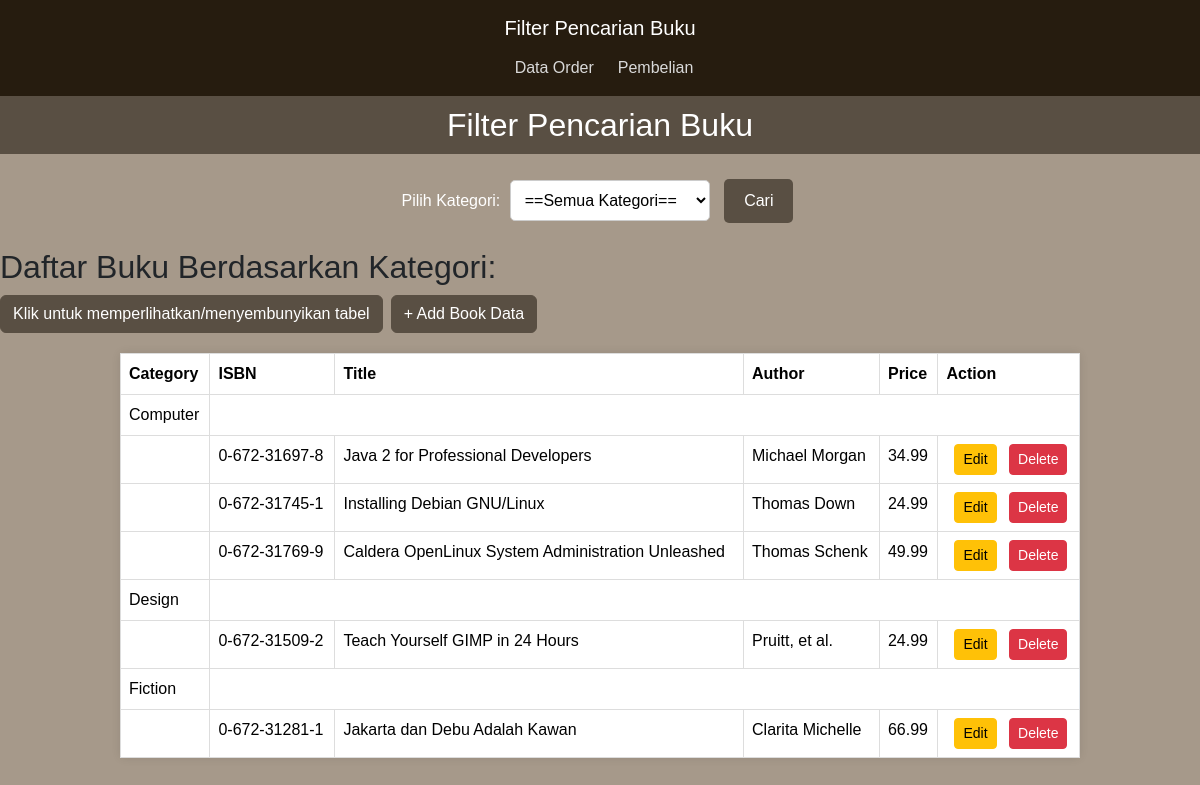
Before: / with the older database file.
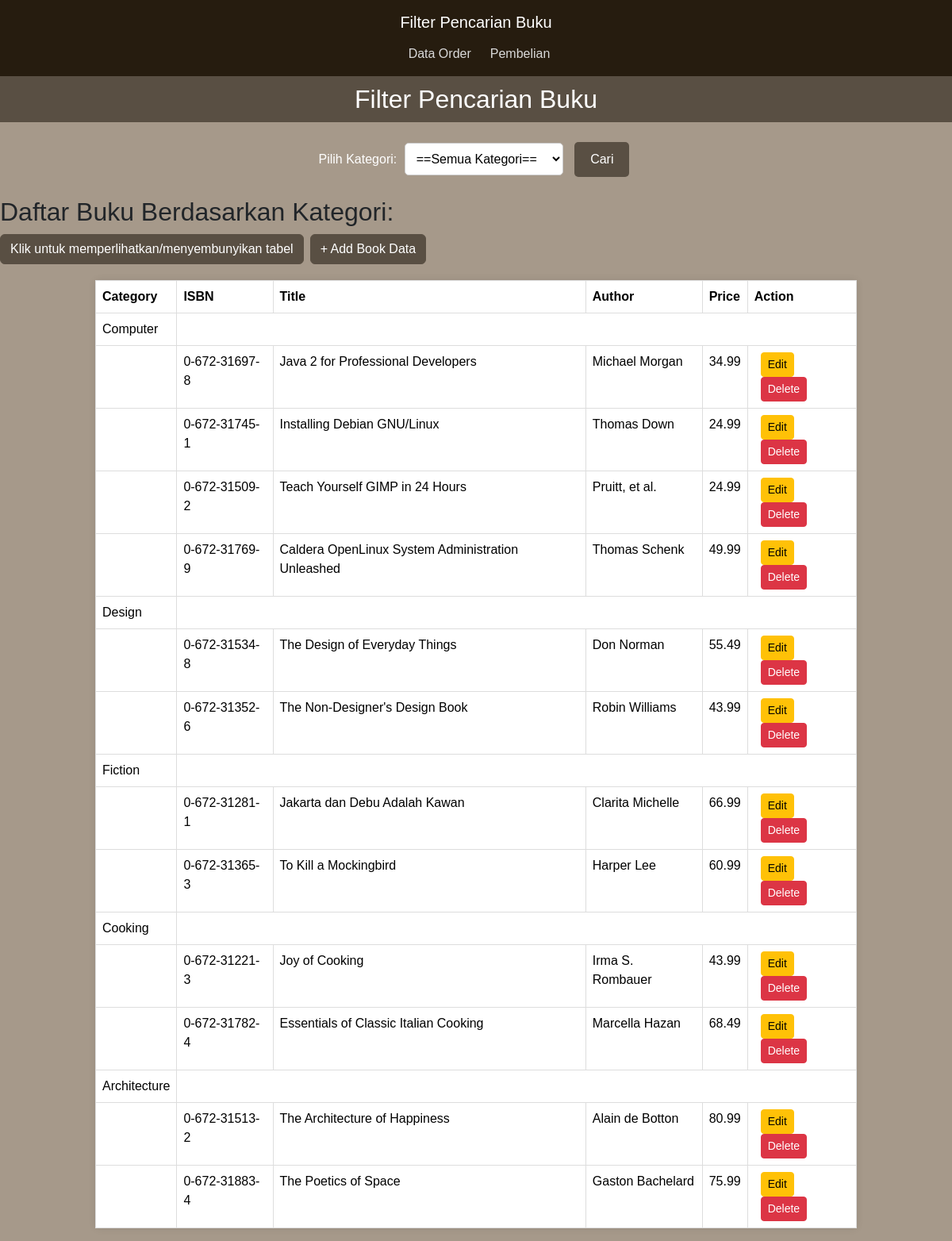
After: the same page with the newer database file.
### tables this page shows
CREATE TABLE `books` (
  `isbn` varchar(13) NOT NULL,
  `author` varchar(50) DEFAULT NULL,
  `title` varchar(100) DEFAULT NULL,
  `price` float(4,2) DEFAULT NULL,
  `categoryid` int(11) NOT NULL,
  `status` tinyint(1) DEFAULT 0
);

### index.php (the view, shortened to what this page needs)
<!DOCTYPE html>
<html>
<head>
    <link href="https://cdn.jsdelivr.net/npm/bootstrap@5.3.2/dist/css/bootstrap.min.css" rel="stylesheet"
>
    <link rel="stylesheet" href="css/index.css">
</head>
<body>
    <nav class="navbar navbar-expand-lg navbar-light custom-bg">
        <div class="container">
            <a class="navbar-brand" href="./index.php">Filter Pencarian Buku</a>
            <div class="collapse navbar-collapse" id="navbarNav">
                <ul class="navbar-nav ml-auto">
                    <li class="nav-item">
                        <a class="nav-link" href="./data_order.php">Data Order</a>
                    </li>
                    <li class="nav-item">
                        <a class="nav-link" href="./pembelian.php">Pembelian</a>
                    </li>
                </ul>
            </div>
        </div>
    </nav>
    <div class="container">
        <h1>Filter Pencarian Buku</h1>
        <form method="post" action="index.php">
            Pilih Kategori:
            <select name="categoryid">
                <option value="" disabled selected>==Semua Kategori==</option>
            </select>
            <input type="submit" name="cari" value="Cari">
        </form>
        <?php
        require_once('./db.php');
        $sqlCategory = "SELECT DISTINCT categoryid FROM books";
        $resultCategory = $db->query($sqlCategory);
        if ($resultCategory->num_rows > 0) {
            echo "<h2>Daftar Buku Berdasarkan Kategori:</h2>";
            echo "<button onclick=\"toggleCategoryTable()\" class=\"btn btn-primary\">Klik untuk memperlihatkan/menyembunyikan tabel</button>";
            echo "<a href=\"./book_handler/add_book.php\" class=\"btn btn-primary\">+ Add Book Data</a>";
            echo "<table id='categoryTable' class='table'>";
            echo "<thead><tr><th>Category</th><th>ISBN</th><th>Title</th><th>Author</th><th>Price</th><th>Action</th></tr></thead>";
            echo "<tbody>";
            while ($rowCategory = $resultCategory->fetch_assoc()) {
                $categoryId = $rowCategory['categoryid'];
                $categoryName = getCategoryName($categoryId);
                echo "<tr><td>$categoryName</td></tr>";
                $sqlBooks = "SELECT * FROM books WHERE categoryid = $categoryId";
                $resultBooks = $db->query($sqlBooks);
                while ($rowBook = $resultBooks->fetch_assoc()) {
                    echo "<tr>";
                    echo "<td></td>";
                    echo "<td>" . $rowBook['isbn'] . "</td>";
                    echo "<td>" . $rowBook['title'] . "</td>";
                    echo "<td>" . $rowBook['author'] . "</td>";
                    echo "<td>" . $rowBook['price'] . "</td>";
                    echo '<td><a class="btn btn-warning btn-sm" href="./book_handler/edit_book.php?isbn=' . $rowBook['isbn'] . '">Edit</a>&nbsp;<a class="btn btn-danger btn-sm" href="./book_handler/confirm_delete_book.php?isbn=' . $rowBook['isbn'] . '">Delete</a></td>';
                    echo "</tr>";
                }
            }
            echo "</tbody>";
            echo "</table>";
        }
        function getCategoryName($categoryId)
        {
            $categories = [
                "1" => "Computer",
                "2" => "Design",
                "3" => "Fiction",
                "4" => "Cooking",
                "5" => "Architecture"
            ];
            return isset($categories[$categoryId]) ? $categories[$categoryId] : "Unknown";
        }
        ?>
    </div>
</body>
</html>

### css/index.css (style rules this page uses)
.container { margin: 0; padding: 0; max-width: initial; }
.navbar>.container { display: flex; flex-direction: column; align-content: space-around; flex-wrap: wrap; align-items: center; }
.btn-primary, .btn-primary:hover, .btn-primary:active, .btn-primary:visited { background-color: #594F43 !important; border-color: #594F43 !important; }
body, h1, form { margin: 0; padding: 0; }
body { font-family: Arial, sans-serif; background-color: #A6998A; }
h1 { background-color: #594F43; color: #fff; padding: 10px; text-align: center; font-family: Arial, sans-serif; font-size: 2rem; }
form { margin: 20px; text-align: center; color: #fff; }
table { width: 80% !important; margin: 20px auto; border-collapse: collapse; background-color: #fff; box-shadow: 0 0 10px rgba(0, 0, 0, 0.1); border-radius: 5px; }
a { margin-left: 0.5rem; }
table, th, td { border: 1px solid #ddd; padding: 8px; text-align: left; }
th { background-color: #333; color: #fff; }
tr:nth-child(even) { background-color: #f2f2f2; }
input[type="date"], input[type="submit"] { padding: 10px; margin: 5px; border: 1px solid #ccc; border-radius: 5px; }
select[name="categoryid"] { padding: 10px; margin: 5px; border: 1px solid #ccc; border-radius: 5px; width: 200px; font-size: 16px; background-color: #fff; }
input[type="submit"][name="cari"] { padding: 10px 20px; margin: 5px; background-color: #594F43 ; color: #fff; border: none; border-radius: 5px; cursor: pointer; transition: background-color 0.3s; }
.custom-bg { background-color: #261C0F; color: #fff; }
.navbar-nav .nav-link { color: #D9D9D9; }
.navbar-brand { color: #fff; margin: 0; }

Changed rows visible on the page:
changed books "Teach Yourself GIMP in 24 Hours": moves from the list under "Design" to the list under "Computer"
added books: isbn "0-672-31534-8", title "The Design of Everyday Things", author "Don Norman", price "55.49", shown under "Design"
added books: isbn "0-672-31352-6", title "The Non-Designer's Design Book", author "Robin Williams", price "43.99", shown under "Design"
added books: isbn "0-672-31365-3", title "To Kill a Mockingbird", author "Harper Lee", price "60.99", shown under "Fiction"
added books: isbn "0-672-31221-3", title "Joy of Cooking", author "Irma S. Rombauer", price "43.99", shown under "Cooking"
added books: isbn "0-672-31782-4", title "Essentials of Classic Italian Cooking", author "Marcella Hazan", price "68.49", shown under "Cooking"
added books: isbn "0-672-31513-2", title "The Architecture of Happiness", author "Alain de Botton", price "80.99", shown under "Architecture"
added books: isbn "0-672-31883-4", title "The Poetics of Space", author "Gaston Bachelard", price "75.99", shown under "Architecture"
Other visible differences:
new list line: "Cooking"
new list line: "Architecture"
